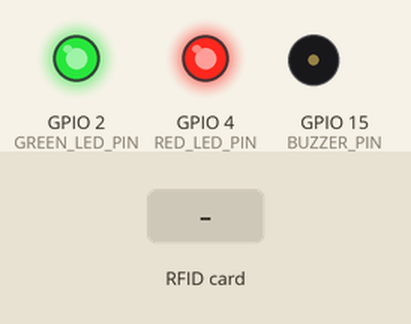
Simulated run of this sketch. Board: ESP32. Parts: output pins drawn as LEDs (lit = HIGH), buzzer (waves = sounding, pin HIGH). Dashed ring = blinking. Inputs (shaded band) come from the test bench. WiFi joins after 1.5 s; servers stay silent unless stated; uploads are accepted with an empty reply; what the sketch prints to the serial monitor is not drawn.

Above: at 1.1 s.
At 3.9 s:
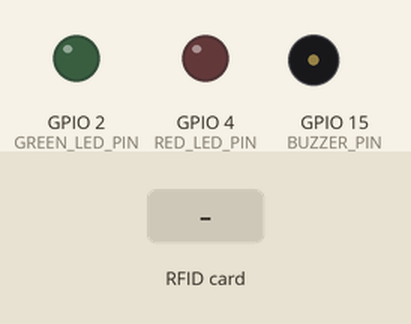
4.0 s: RFID card 5E 7A 19 C4 held to the reader
At 4.36 s:
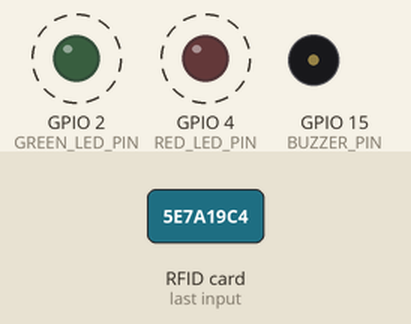
Timing chart, 0 to 7.0 s (numbered marks = the images above; inputs shaded):
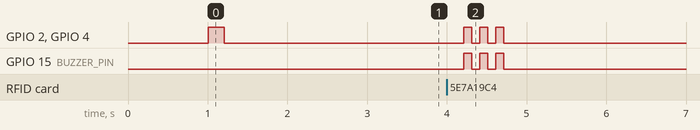

The sketch:

rfid_auth.ino
```cpp
/**
 * RFID/NFC Smart Authentication System — ESP32 Firmware
 *
 * Main sketch that orchestrates:
 *   1. WiFi connectivity
 *   2. RFID card reading (MFRC522 via SPI)
 *   3. Backend API validation
 *   4. LED + Buzzer feedback
 *
 * Hardware:
 *   - ESP32-WROOM-32 Dev Board
 *   - MFRC522 RFID Module (SPI)
 *   - Green LED (GPIO 2) + Red LED (GPIO 4)
 *   - Active Buzzer (GPIO 15)
 *
 * Required Libraries:
 *   - WiFi.h          (built-in ESP32)
 *   - HTTPClient.h    (built-in ESP32)
 *   - SPI.h           (built-in)
 *   - MFRC522         (miguelbalboa/rfid)
 *   - ArduinoJson     (v7.x, install via Library Manager)
 */

#include "config.h"
#include "wifi_manager.h"
#include "rfid_reader.h"
#include "api_client.h"
#include "led_buzzer.h"

// Track last card read time to prevent rapid duplicate reads
unsigned long lastCardReadTime = 0;

void setup() {
    Serial.begin(115200);
    delay(1000);  // Allow serial monitor to connect

    Serial.println("========================================");
    Serial.println("  RFID/NFC Smart Auth System v1.0");
    Serial.println("  Device: " DEVICE_ID);
    Serial.println("========================================");
    Serial.println();

    // Initialize hardware
    initIndicators();
    initRFID();

    // Connect to WiFi
    Serial.println("[BOOT] Connecting to WiFi...");
    if (connectWiFi()) {
        Serial.println("[BOOT] System ready. Waiting for card taps...");
    } else {
        Serial.println("[BOOT] WiFi failed! Will retry in loop...");
        showError();
    }

    Serial.println();
}

void loop() {
    // Ensure WiFi is connected (auto-reconnects if dropped)
    if (!ensureWiFiConnected()) {
        // No WiFi — show error and skip card processing
        delay(1000);
        return;
    }

    // Read RFID card
    String uid = readCardUID();

    if (uid.length() == 0) {
        // No card present — continue polling
        return;
    }

    // Cooldown check — prevent reading same card too fast
    unsigned long now = millis();
    if (now - lastCardReadTime < CARD_READ_COOLDOWN) {
        return;
    }
    lastCardReadTime = now;

    Serial.println();
    Serial.print("[CARD] UID detected: ");
    Serial.println(uid);

    ValidationResponse response = validateCard(uid);

    if (!response.success) {
        Serial.println("[CARD] Backend unreachable — showing error");
        showError();
        return;
    }

    if (response.authorized) {
        Serial.print("[CARD] Welcome, ");
        Serial.println(response.userName);
        showGranted();
    } else {
        Serial.print("[CARD] Denied: ");
        Serial.println(response.message);
        showDenied();
    }

    Serial.println();
}
```

api_client.cpp
```cpp
#include "api_client.h"
#include "config.h"
#include <HTTPClient.h>
#include <ArduinoJson.h>

ValidationResponse validateCard(const String& uid) {
    ValidationResponse result;
    result.success = false;
    result.authorized = false;
    result.action = "RED_LED";
    result.message = "Error";
    result.userName = "";
    result.httpCode = 0;

    HTTPClient http;

    String url = String(BACKEND_URL) + "/api/cards/validate";

    Serial.print("[API] Validating UID: ");
    Serial.print(uid);
    Serial.print(" → ");
    Serial.println(url);

    http.begin(url);
    http.addHeader("Content-Type", "application/json");
    http.addHeader("x-api-key", DEVICE_API_KEY);
    http.setTimeout(API_TIMEOUT);

    // Build JSON request body
    JsonDocument doc;
    doc["uid"] = uid;
    doc["deviceId"] = DEVICE_ID;
    doc["timestamp"] = millis() / 1000;  // uptime seconds (real timestamp set by backend)

    String requestBody;
    serializeJson(doc, requestBody);

    // Send POST request
    int httpCode = http.POST(requestBody);
    result.httpCode = httpCode;

    if (httpCode == 200) {
        String response = http.getString();
        Serial.print("[API] Response: ");
        Serial.println(response);

        // Parse JSON response
        JsonDocument resDoc;
        DeserializationError error = deserializeJson(resDoc, response);

        if (!error) {
            result.success = true;
            result.authorized = resDoc["authorized"] | false;
            result.action = resDoc["action"] | "RED_LED";
            result.message = resDoc["message"] | "Unknown";
            result.userName = resDoc["userName"] | "";
        } else {
            Serial.print("[API] JSON parse error: ");
            Serial.println(error.c_str());
        }
    } else if (httpCode > 0) {
        Serial.print("[API] HTTP error code: ");
        Serial.println(httpCode);
        result.message = "HTTP " + String(httpCode);
    } else {
        Serial.print("[API] Connection failed: ");
        Serial.println(http.errorToString(httpCode));
        result.message = "Connection failed";
    }

    http.end();
    return result;
}
```

api_client.h
```cpp
#ifndef API_CLIENT_H
#define API_CLIENT_H

#include <Arduino.h>

/**
 * Response structure from backend validation.
 */
struct ValidationResponse {
    bool success;         // HTTP request succeeded
    bool authorized;      // Card is authorized
    String action;        // "GREEN_LED", "RED_LED", etc.
    String message;       // "Access Granted", "Access Denied", etc.
    String userName;      // User name if authorized
    int httpCode;         // HTTP response code
};

/**
 * Send card UID to backend for validation.
 * Posts to BACKEND_URL/api/cards/validate with device API key.
 *
 * @param uid The card UID hex string (e.g., "A7BB9731")
 * @return ValidationResponse with the result
 */
ValidationResponse validateCard(const String& uid);

#endif // API_CLIENT_H
```

led_buzzer.cpp
```cpp
#include "led_buzzer.h"
#include "config.h"

void initIndicators() {
    pinMode(GREEN_LED_PIN, OUTPUT);
    pinMode(RED_LED_PIN, OUTPUT);
    pinMode(BUZZER_PIN, OUTPUT);

    // Ensure all off at boot
    clearIndicators();

    // Quick startup flash to confirm indicators work
    digitalWrite(GREEN_LED_PIN, HIGH);
    digitalWrite(RED_LED_PIN, HIGH);
    delay(200);
    clearIndicators();

    Serial.println("[LED] Indicators initialized");
}

void showGranted() {
    Serial.println("[LED] ✓ ACCESS GRANTED");
    clearIndicators();

    digitalWrite(GREEN_LED_PIN, HIGH);

    // Short beep
    digitalWrite(BUZZER_PIN, HIGH);
    delay(BEEP_SHORT);
    digitalWrite(BUZZER_PIN, LOW);

    // Hold green LED
    delay(LED_DURATION - BEEP_SHORT);
    clearIndicators();
}

void showDenied() {
    Serial.println("[LED] ✗ ACCESS DENIED");
    clearIndicators();

    digitalWrite(RED_LED_PIN, HIGH);

    // Long beep
    digitalWrite(BUZZER_PIN, HIGH);
    delay(BEEP_LONG);
    digitalWrite(BUZZER_PIN, LOW);

    // Hold red LED
    delay(LED_DURATION - BEEP_LONG);
    clearIndicators();
}

void showError() {
    Serial.println("[LED] ⚠ ERROR");
    clearIndicators();

    // Blink both LEDs 3 times rapidly
    for (int i = 0; i < 3; i++) {
        digitalWrite(GREEN_LED_PIN, HIGH);
        digitalWrite(RED_LED_PIN, HIGH);
        digitalWrite(BUZZER_PIN, HIGH);
        delay(100);
        clearIndicators();
        delay(100);
    }
}

void clearIndicators() {
    digitalWrite(GREEN_LED_PIN, LOW);
    digitalWrite(RED_LED_PIN, LOW);
    digitalWrite(BUZZER_PIN, LOW);
}
```

led_buzzer.h
```cpp
#ifndef LED_BUZZER_H
#define LED_BUZZER_H

#include <Arduino.h>

/**
 * Initialize LED and buzzer pins.
 * Call once in setup().
 */
void initIndicators();

/**
 * Show access granted feedback:
 * Green LED on + short beep, hold for LED_DURATION, then off.
 */
void showGranted();

/**
 * Show access denied feedback:
 * Red LED on + long beep, hold for LED_DURATION, then off.
 */
void showDenied();

/**
 * Show error feedback (WiFi/API failure):
 * Both LEDs blink rapidly 3 times.
 */
void showError();

/**
 * Turn off all indicators immediately.
 */
void clearIndicators();

#endif // LED_BUZZER_H
```

rfid_reader.cpp
```cpp
#include "rfid_reader.h"
#include "config.h"

static MFRC522 rfid(RC522_SS_PIN, RC522_RST_PIN);

void initRFID() {
    SPI.begin();
    rfid.PCD_Init();

    // Verify communication
    byte version = rfid.PCD_ReadRegister(rfid.VersionReg);
    Serial.print("[RFID] RC522 firmware version: 0x");
    Serial.println(version, HEX);

    if (version == 0x00 || version == 0xFF) {
        Serial.println("[RFID] WARNING: Communication failure! Check wiring.");
    } else {
        Serial.println("[RFID] Reader initialized OK");
    }
}

String readCardUID() {
    // Check for new card
    if (!rfid.PICC_IsNewCardPresent()) {
        return "";
    }

    // Read card serial
    if (!rfid.PICC_ReadCardSerial()) {
        return "";
    }

    // Build UID hex string (no spaces, uppercase)
    String uid = "";
    for (byte i = 0; i < rfid.uid.size; i++) {
        if (rfid.uid.uidByte[i] < 0x10) {
            uid += "0";  // leading zero for single-digit hex
        }
        uid += String(rfid.uid.uidByte[i], HEX);
    }
    uid.toUpperCase();

    // Halt card to allow re-reading
    rfid.PICC_HaltA();
    rfid.PCD_StopCrypto1();

    return uid;
}
```

rfid_reader.h
```cpp
#ifndef RFID_READER_H
#define RFID_READER_H

#include <SPI.h>
#include <MFRC522.h>

/**
 * Initialize the MFRC522 RFID reader.
 * Call once in setup().
 */
void initRFID();

/**
 * Check if a new card is present and read its UID.
 * Returns the UID as a hex string (e.g., "A7BB9731") or empty string if no card.
 * Automatically halts the card after reading.
 */
String readCardUID();

#endif // RFID_READER_H
```

wifi_manager.cpp
```cpp
#include "wifi_manager.h"
#include "config.h"

static unsigned long lastReconnectAttempt = 0;

bool connectWiFi() {
    Serial.print("[WiFi] Connecting to ");
    Serial.println(WIFI_SSID);

    WiFi.mode(WIFI_STA);
    WiFi.begin(WIFI_SSID, WIFI_PASSWORD);

    unsigned long startTime = millis();

    while (WiFi.status() != WL_CONNECTED) {
        if (millis() - startTime > WIFI_CONNECT_TIMEOUT) {
            Serial.println("\n[WiFi] Connection TIMEOUT");
            return false;
        }
        delay(500);
        Serial.print(".");
    }

    Serial.println();
    Serial.print("[WiFi] Connected! IP: ");
    Serial.println(WiFi.localIP());
    return true;
}

bool ensureWiFiConnected() {
    if (WiFi.status() == WL_CONNECTED) {
        return true;
    }

    // Avoid hammering reconnect — throttle attempts
    unsigned long now = millis();
    if (now - lastReconnectAttempt < WIFI_RETRY_DELAY) {
        return false;
    }
    lastReconnectAttempt = now;

    Serial.println("[WiFi] Disconnected. Reconnecting...");
    WiFi.disconnect();
    WiFi.begin(WIFI_SSID, WIFI_PASSWORD);

    // Wait briefly for reconnect (non-blocking style for loop)
    unsigned long start = millis();
    while (WiFi.status() != WL_CONNECTED && millis() - start < 3000) {
        delay(100);
    }

    if (WiFi.status() == WL_CONNECTED) {
        Serial.print("[WiFi] Reconnected! IP: ");
        Serial.println(WiFi.localIP());
        return true;
    }

    Serial.println("[WiFi] Reconnect failed. Will retry...");
    return false;
}

String getLocalIP() {
    return WiFi.localIP().toString();
}
```

wifi_manager.h
```cpp
#ifndef WIFI_MANAGER_H
#define WIFI_MANAGER_H

#include <WiFi.h>

/**
 * Connect to WiFi using credentials from config.h.
 * Blocks until connected or timeout reached.
 * Returns true if connected, false on timeout.
 */
bool connectWiFi();

/**
 * Check WiFi status and auto-reconnect if disconnected.
 * Call this in loop() to maintain connection.
 * Returns true if currently connected.
 */
bool ensureWiFiConnected();

/**
 * Get the current local IP address as a String.
 */
String getLocalIP();

#endif // WIFI_MANAGER_H
```

config.h
```cpp
#ifndef CONFIG_H
#define CONFIG_H

// =============================================
//  WiFi Configuration
// =============================================
#define WIFI_SSID "Byte101"
#define WIFI_PASSWORD "air5758$"

// =============================================
//  Backend API Configuration
// =============================================
// Use local IP if on same LAN, or ngrok/public URL if cross-network
#define BACKEND_URL "http://192.168.1.9:3001"
#define DEVICE_ID "gate-01"
#define DEVICE_API_KEY "esp32-secret-key"

// =============================================
//  RFID RC522 Pin Configuration (SPI)
// =============================================
#define RC522_SS_PIN 5
#define RC522_RST_PIN 22
// SCK  = GPIO 18 (default SPI)
// MOSI = GPIO 23 (default SPI)
// MISO = GPIO 19 (default SPI)

// =============================================
//  LED & Buzzer Pin Configuration
// =============================================
#define GREEN_LED_PIN 2
#define RED_LED_PIN 4
#define BUZZER_PIN 15

// =============================================
//  Timing Configuration (milliseconds)
// =============================================
#define WIFI_CONNECT_TIMEOUT 15000
#define WIFI_RETRY_DELAY 5000
#define API_TIMEOUT 5000
#define LED_DURATION 2000
#define BEEP_SHORT 100
#define BEEP_LONG 500
#define CARD_READ_COOLDOWN 1500

#endif // CONFIG_H
```

Measured:
- after the input at 4.0 s, GPIO 2 (GREEN_LED_PIN), GPIO 4 (RED_LED_PIN), GPIO 15 (BUZZER_PIN): alternates HIGH for 0.10 s and LOW for 0.10 s, 6 changes in all, then stays LOW, starting after 0.21 s
